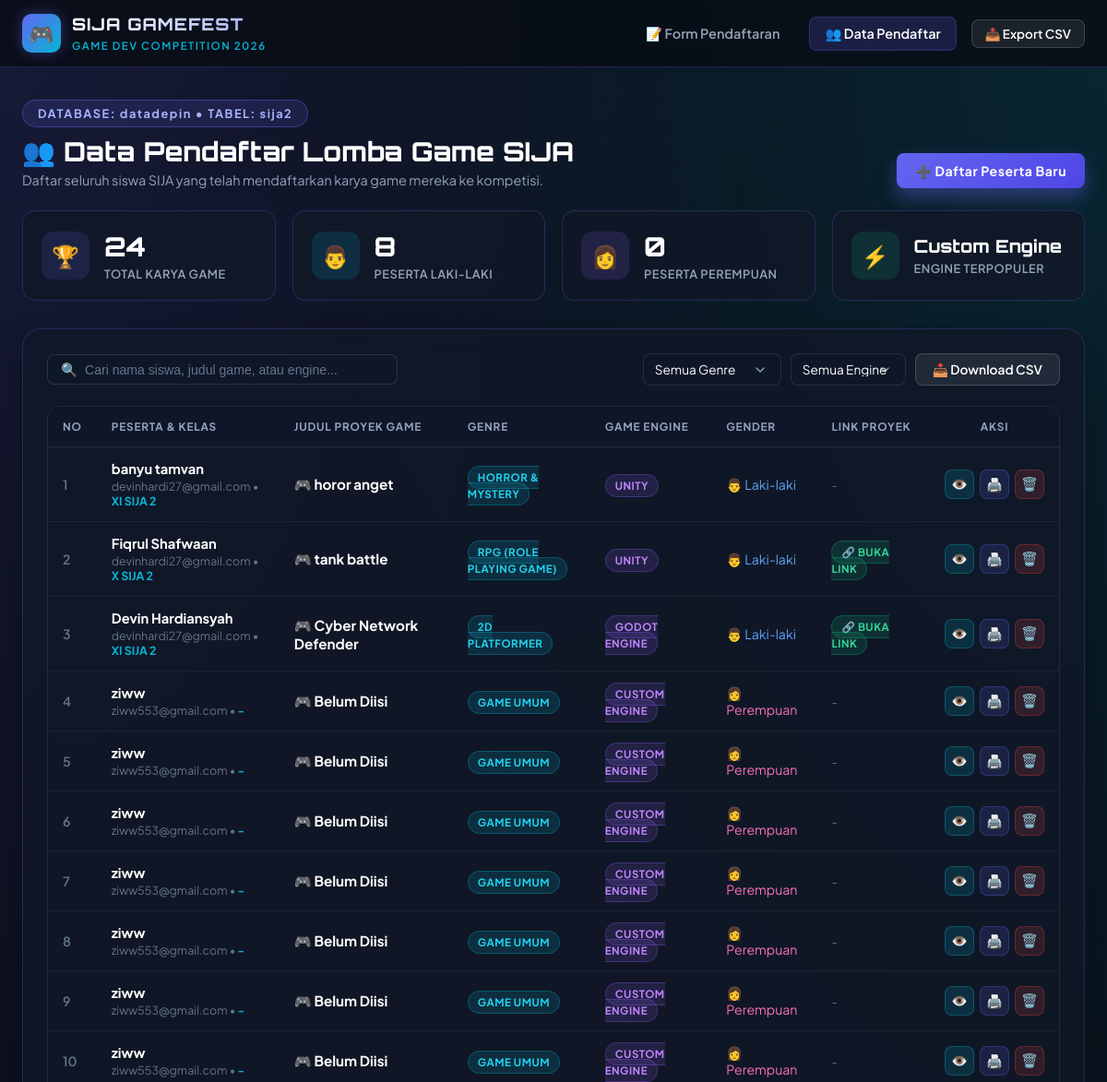
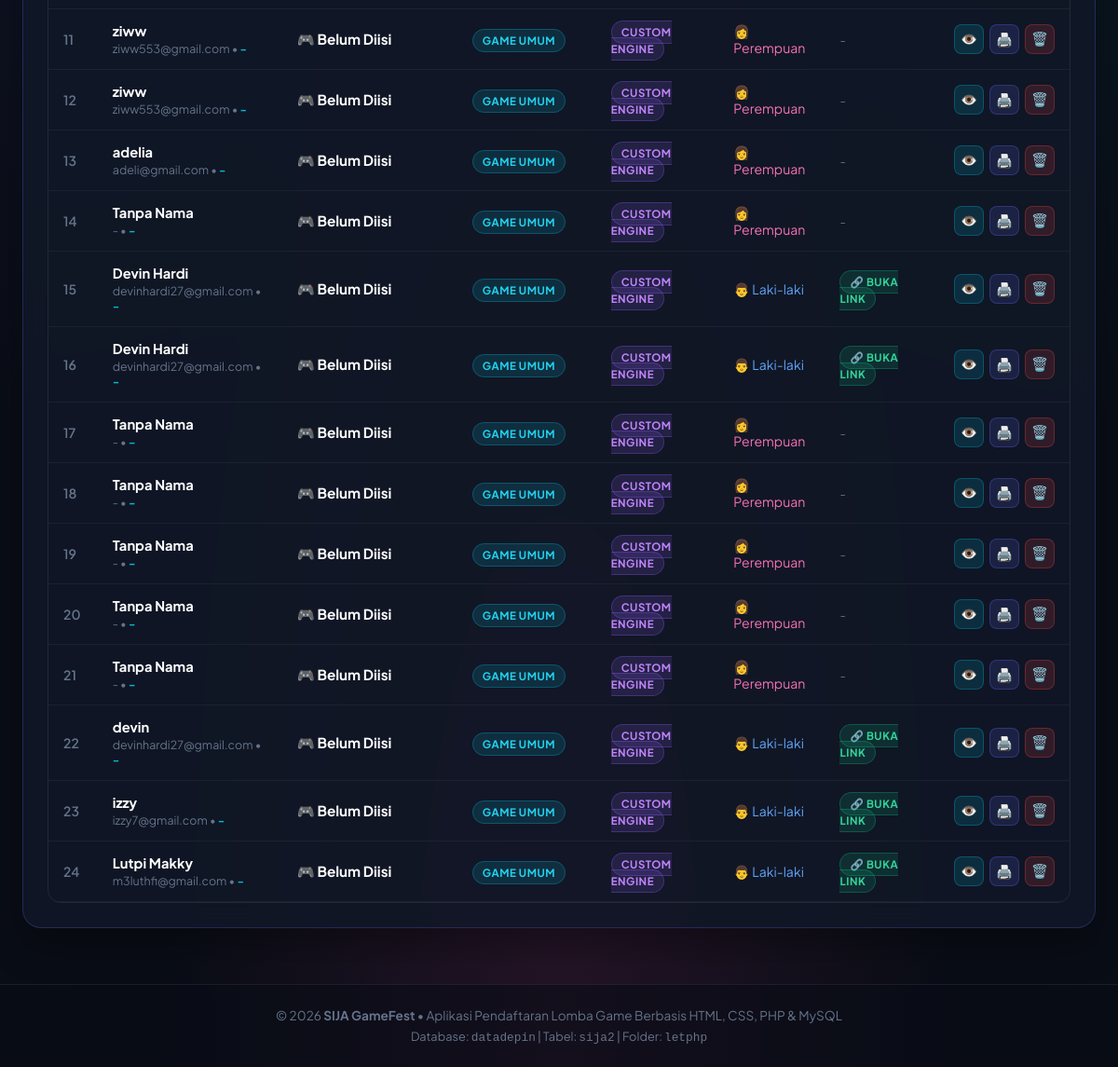
Page /pendaftaran/data_peserta.php on the committed database (2 pictures, top to bottom).
### tables this page shows
CREATE TABLE `sija2` (
  `NO` int(11) NOT NULL,
  `NAMA` varchar(100) NOT NULL,
  `EMAIL` varchar(100) NOT NULL,
  `WEBSITE` varchar(255) NOT NULL,
  `COMMENT` text NOT NULL,
  `GENDER` varchar(20) NOT NULL
);

### pendaftaran/koneksi.php (called while the page is built, shortened)
<?php
$db_host = "localhost";
$db_user = "root";
$db_pass = "";
$db_name = "datadepin";
try {
    $conn = @mysqli_connect($db_host, $db_user, $db_pass, $db_name);
    if ($conn) {
        $db_connected = true;
    } else {
        $db_error_message = mysqli_connect_error() ?: "Gagal terhubung ke MySQL di localhost.";
    }
} catch (Throwable $e) {
    $conn = null;
    $db_connected = false;
    $db_error_message = $e->getMessage();
}
function parseGameComment($rawComment) {
    $info = [
        'judul' => 'Belum Diisi',
        'kelas' => '-',
        'genre' => 'Game Umum',
        'engine' => 'Custom Engine',
        'platform' => 'PC / Web',
        'deskripsi' => $rawComment
    ];
    if (empty($rawComment)) {
        return $info;
    }
    if (preg_match('/\[JUDUL_GAME\]:\s*(.*?)(?=\n\[|$)/i', $rawComment, $m)) {
        $info['judul'] = trim($m[1]);
    }
    if (preg_match('/\[KELAS\]:\s*(.*?)(?=\n\[|$)/i', $rawComment, $m)) {
        $info['kelas'] = trim($m[1]);
    }
    if (preg_match('/\[GENRE\]:\s*(.*?)(?=\n\[|$)/i', $rawComment, $m)) {
        $info['genre'] = trim($m[1]);
    }
    if (preg_match('/\[ENGINE\]:\s*(.*?)(?=\n\[|$)/i', $rawComment, $m)) {
        $info['engine'] = trim($m[1]);
    }
    if (preg_match('/\[PLATFORM\]:\s*(.*?)(?=\n\[|$)/i', $rawComment, $m)) {
        $info['platform'] = trim($m[1]);
    }
    if (preg_match('/\[DESKRIPSI\]:\s*(.*)/is', $rawComment, $m)) {
        $info['deskripsi'] = trim($m[1]);
    }
    return $info;
}
?>

### pendaftaran/data_peserta.php (the view, shortened to what this page needs)
<?php
require_once 'koneksi.php';
$totalPeserta = 0;
$totalPria = 0;
$totalWanita = 0;
$engineCounts = [];
$pesertaList = [];
if ($db_connected && $conn) {
    $query = "SELECT * FROM sija2 ORDER BY NO DESC";
    $result = mysqli_query($conn, $query);
    if ($result) {
        while ($row = mysqli_fetch_assoc($result)) {
            $parsed = parseGameComment($row['COMMENT'] ?? '');
            $row['parsed_game'] = $parsed;
            $pesertaList[] = $row;
            $totalPeserta++;
            $g = strtolower($row['GENDER'] ?? '');
            if ($g === 'laki-laki' || $g === 'pria' || $g === 'male') {
                $totalPria++;
            } elseif ($g === 'perempuan' || $g === 'wanita' || $g === 'female') {
                $totalWanita++;
            }
            $eng = $parsed['engine'];
            if (!empty($eng) && $eng !== '-') {
                $engineCounts[$eng] = ($engineCounts[$eng] ?? 0) + 1;
            }
        }
    }
}
arsort($engineCounts);
$topEngine = !empty($engineCounts) ? array_key_first($engineCounts) : 'Godot Engine';
?>
<!DOCTYPE html>
<html lang="id">
<head>
    <link rel="stylesheet" href="style_css/style.css">
</head>
<body>
    <?php include 'navbar.php'; ?>
    <div class="container" style="padding-top: 35px;">
        <div style="display:flex; justify-content:space-between; align-items:flex-end; flex-wrap:wrap; gap:16px; margin-bottom:24px;">
            <div>
                <span class="hero-badge" style="margin-bottom: 8px;">DATABASE: datadepin &bull; TABEL: sija2</span>
                <h2 style="font-family:'Orbitron', sans-serif; font-size: 1.8rem; font-weight:800; color:#fff;">
                    👥 Data Pendaftar Lomba Game SIJA
                </h2>
                <p style="color:var(--text-muted); font-size:0.9rem; margin-top:4px;">
                    Daftar seluruh siswa SIJA yang telah mendaftarkan karya game mereka ke kompetisi.
                </p>
            </div>
            <div style="display:flex; gap:10px;">
                <a href="index.php" class="btn-submit" style="width:auto; padding:10px 20px; font-size:0.88rem; text-decoration:none;">
                    ➕ Daftar Peserta Baru
                </a>
            </div>
        </div>
        <div class="stats-grid">
            <div class="stat-box">
                <div class="stat-icon primary">🏆</div>
                <div class="stat-info">
                    <h3><?= $totalPeserta; ?></h3>
                    <p>Total Karya Game</p>
                </div>
            </div>
            <div class="stat-box">
                <div class="stat-icon cyan">👨</div>
                <div class="stat-info">
                    <h3><?= $totalPria; ?></h3>
                    <p>Peserta Laki-laki</p>
                </div>
            </div>
            <div class="stat-box">
                <div class="stat-icon purple">👩</div>
                <div class="stat-info">
                    <h3><?= $totalWanita; ?></h3>
                    <p>Peserta Perempuan</p>
                </div>
            </div>
            <div class="stat-box">
                <div class="stat-icon emerald">⚡</div>
                <div class="stat-info">
                    <h3 style="font-size:1.2rem;"><?= htmlspecialchars($topEngine); ?></h3>
                    <p>Engine Terpopuler</p>
                </div>
            </div>
        </div>
        <div class="glass-card" style="padding:26px;">
            <div class="data-toolbar">
                <div class="search-box">
                    <span>🔍</span>
                    <input type="text" id="tableSearch" placeholder="Cari nama siswa, judul game, atau engine...">
                </div>
                <div class="filter-group">
                    <select id="genreFilter" class="form-control no-icon" style="padding: 8px 12px; width:auto; font-size:0.85rem;">
                        <option value="">Semua Genre</option>
                    </select>
                    <select id="engineFilter" class="form-control no-icon" style="padding: 8px 12px; width:auto; font-size:0.85rem;">
                        <option value="">Semua Engine</option>
                    </select>
                    <a href="export_csv.php" class="btn-secondary" title="Download Excel/CSV Spreadsheet">
                        📥 Download CSV
                    </a>
                </div>
            </div>
            <div class="table-responsive">
                <table class="custom-table" id="pesertaTable">
                    <thead>
                        <tr>
                            <th style="width: 50px;">No</th>
                            <th>Peserta & Kelas</th>
                            <th>Judul Proyek Game</th>
                            <th>Genre</th>
                            <th>Game Engine</th>
                            <th>Gender</th>
                            <th>Link Proyek</th>
                            <th style="text-align:center; width: 130px;">Aksi</th>
                        </tr>
                    </thead>
                    <tbody>
                        <?php if (empty($pesertaList)): ?>
                            <tr>
                                <td colspan="8" style="text-align:center; padding: 40px; color:var(--text-dim);">
                                    Belum ada data pendaftar lomba game di tabel <code>sija2</code>.<br>
                                    <a href="index.php" style="color:var(--accent-cyan); text-decoration:none; font-weight:600; margin-top:10px; display:inline-block;">
                                        ➕ Masukkan Data Pendaftar Pertama
                                    </a>
                                </td>
                            </tr>
                        <?php else: ?>
                            <?php
                            $nomorUrut = 1;
                            foreach ($pesertaList as $row):
                                $game = $row['parsed_game'];
                                $rawName = !empty($row['NAMA']) ? $row['NAMA'] : (!empty($row['nama']) ? $row['nama'] : 'Tanpa Nama');
                                $rawEmail = !empty($row['EMAIL']) ? $row['EMAIL'] : (!empty($row['email']) ? $row['email'] : '-');
                                $rawWebsite = !empty($row['WEBSITE']) ? $row['WEBSITE'] : (!empty($row['website']) ? $row['website'] : '-');
                                $rawGender = !empty($row['GENDER']) ? $row['GENDER'] : (!empty($row['gender']) ? $row['gender'] : '-');
                                $rowId = $row['NO'] ?? $row['no'] ?? 0;
                            ?>
                                <tr class="data-row"
                                    data-genre="<?= htmlspecialchars($game['genre']); ?>"
                                    data-engine="<?= htmlspecialchars($game['engine']); ?>">
                                    <td style="color:var(--text-dim); font-weight:600;"><?= $nomorUrut++; ?></td>
                                    <td>
                                        <div class="table-user-cell">
                                            <span class="table-user-name"><?= htmlspecialchars($rawName); ?></span>
                                            <span class="table-user-email">
                                                <?= htmlspecialchars($rawEmail); ?> • <strong style="color:var(--accent-cyan);"><?= htmlspecialchars($game['kelas']); ?></strong>
                                            </span>
                                        </div>
                                    </td>
                                    <td>
                                        <strong style="color:#fff; font-size:0.95rem;">
                                            🎮 <?= htmlspecialchars($game['judul']); ?>
                                        </strong>
                                    </td>
                                    <td>
                                        <span class="badge-tag cyan">
                                            <?= htmlspecialchars($game['genre']); ?>
                                        </span>
                                    </td>
                                    <td>
                                        <span class="badge-tag purple">
                                            <?= htmlspecialchars($game['engine']); ?>
                                        </span>
                                    </td>
                                    <td>
                                        <?php if (stripos($rawGender, 'pria') !== false || stripos($rawGender, 'laki') !== false || stripos($rawGender, 'male') !== false): ?>
                                            <span style="color:#60a5fa;">👨 Laki-laki</span>
                                        <?php else: ?>
                                            <span style="color:#f472b6;">👩 Perempuan</span>
                                        <?php endif; ?>
                                    </td>
                                    <td>
                                        <?php if (!empty($rawWebsite) && $rawWebsite !== '-'): ?>
                                            <a href="<?= (strpos($rawWebsite, 'http') === 0) ? htmlspecialchars($rawWebsite) : 'https://' . htmlspecialchars($rawWebsite); ?>"
                                               target="_blank" class="badge-tag emerald" style="text-decoration:none;">
                                                🔗 Buka Link
                                            </a>
                                        <?php else: ?>
                                            <span style="color:var(--text-dim); font-size:0.8rem;">-</span>
                                        <?php endif; ?>
                                    </td>
                                    <td style="text-align:center;">
                                        <div class="action-btns" style="justify-content:center;">
                                            <button type="button" class="btn-icon-action btn-icon-view" title="Lihat Detail Game"
                                                    onclick="showDetailModal(
                                                        '<?= addslashes(htmlspecialchars($rawName)); ?>',
                                                        '<?= addslashes(htmlspecialchars($game['judul'])); ?>',
                                                        '<?= addslashes(htmlspecialchars($game['kelas'])); ?>',
                                                        '<?= addslashes(htmlspecialchars($game['genre'])); ?>',
                                                        '<?= addslashes(htmlspecialchars($game['engine'])); ?>',
                                                        '<?= addslashes(htmlspecialchars($game['platform'])); ?>',
                                                        '<?= addslashes(htmlspecialchars($rawWebsite)); ?>',
                                                        '<?= addslashes(htmlspecialchars($game['deskripsi'])); ?>'
                                                    )">
                                                👁️
                                            </button>
                                            <a href="cetak_kartu.php?id=<?= $rowId; ?>" target="_blank" class="btn-icon-action btn-icon-print" title="Cetak Kartu Tanda Peserta">
                                                🖨️
                                            </a>
                                            <button type="button" class="btn-icon-action btn-icon-delete" title="Hapus Data Peserta"
                                                    onclick="confirmDelete(<?= $rowId; ?>, '<?= addslashes(htmlspecialchars($rawName)); ?>')">
                                                🗑️
                                            </button>
                                        </div>
                                    </td>
                                </tr>
                            <?php endforeach; ?>
                        <?php endif; ?>
                    </tbody>
                </table>
            </div>
        </div>
    </div>
    <footer>
        <div class="container" style="padding-bottom:0;">
            <p>© 2026 <strong>SIJA GameFest</strong> • Aplikasi Pendaftaran Lomba Game Berbasis HTML, CSS, PHP & MySQL</p>
            <p style="margin-top: 6px; font-size: 0.8rem;">Database: <code>datadepin</code> | Tabel: <code>sija2</code> | Folder: <code>letphp</code></p>
        </div>
    </footer>
</body>
</html>

### pendaftaran/navbar.php
<?php
$currentPage = basename($_SERVER['PHP_SELF']);
?>
<nav class="navbar">
    <div class="nav-container">
        <a href="index.php" class="brand-logo">
            <div class="brand-icon">🎮</div>
            <div class="brand-text">
                <h1>SIJA GAMEFEST</h1>
                <span>Game Dev Competition 2026</span>
            </div>
        </a>
        <ul class="nav-menu">
            <li>
                <a href="index.php" class="nav-link <?= ($currentPage == 'index.php') ? 'active' : '' ?>">
                    📝 Form Pendaftaran
                </a>
            </li>
            <li>
                <a href="data_peserta.php" class="nav-link <?= ($currentPage == 'data_peserta.php') ? 'active' : '' ?>">
                    👥 Data Pendaftar
                </a>
            </li>
            <li>
                <a href="export_csv.php" class="nav-link btn-secondary" style="padding: 6px 14px; font-size: 0.84rem;">
                    📥 Export CSV
                </a>
            </li>
        </ul>
    </div>
</nav>

### rows in the picture
sija2: NAMA "banyu tamvan", EMAIL "devinhardi27@gmail.com", kelas "XI SIJA 2", judul "horor anget", genre "HORROR & MYSTERY", engine "UNITY", GENDER "👨 Laki-laki"
sija2: NAMA "Fiqrul Shafwaan", EMAIL "devinhardi27@gmail.com", kelas "X SIJA 2", judul "tank battle", genre "RPG (ROLE PLAYING GAME)", engine "UNITY", GENDER "👨 Laki-laki"
sija2: NAMA "Devin Hardiansyah", EMAIL "devinhardi27@gmail.com", kelas "XI SIJA 2", judul "Cyber Network Defender", genre "2D PLATFORMER", engine "GODOT ENGINE", GENDER "👨 Laki-laki"
sija2: NAMA "ziww", EMAIL "ziww553@gmail.com", kelas "-", judul "Belum Diisi", genre "GAME UMUM", engine "CUSTOM ENGINE", GENDER "👩 Perempuan"
sija2: NAMA "ziww", EMAIL "ziww553@gmail.com", kelas "-", judul "Belum Diisi", genre "GAME UMUM", engine "CUSTOM ENGINE", GENDER "👩 Perempuan"
sija2: NAMA "ziww", EMAIL "ziww553@gmail.com", kelas "-", judul "Belum Diisi", genre "GAME UMUM", engine "CUSTOM ENGINE", GENDER "👩 Perempuan"
sija2: NAMA "ziww", EMAIL "ziww553@gmail.com", kelas "-", judul "Belum Diisi", genre "GAME UMUM", engine "CUSTOM ENGINE", GENDER "👩 Perempuan"
sija2: NAMA "ziww", EMAIL "ziww553@gmail.com", kelas "-", judul "Belum Diisi", genre "GAME UMUM", engine "CUSTOM ENGINE", GENDER "👩 Perempuan"
sija2: NAMA "ziww", EMAIL "ziww553@gmail.com", kelas "-", judul "Belum Diisi", genre "GAME UMUM", engine "CUSTOM ENGINE", GENDER "👩 Perempuan"
sija2: NAMA "ziww", EMAIL "ziww553@gmail.com", kelas "-", judul "Belum Diisi", genre "GAME UMUM", engine "CUSTOM ENGINE", GENDER "👩 Perempuan"
sija2: NAMA "ziww", EMAIL "ziww553@gmail.com", kelas "-", judul "Belum Diisi", genre "GAME UMUM", engine "CUSTOM ENGINE", GENDER "👩 Perempuan"
sija2: NAMA "ziww", EMAIL "ziww553@gmail.com", kelas "-", judul "Belum Diisi", genre "GAME UMUM", engine "CUSTOM ENGINE", GENDER "👩 Perempuan"
sija2: NAMA "adelia", EMAIL "adeli@gmail.com", kelas "-", judul "Belum Diisi", genre "GAME UMUM", engine "CUSTOM ENGINE", GENDER "👩 Perempuan"
sija2: NAMA "Devin Hardi", EMAIL "devinhardi27@gmail.com", kelas "-", judul "Belum Diisi", genre "GAME UMUM", engine "CUSTOM ENGINE", GENDER "👨 Laki-laki"
sija2: NAMA "Devin Hardi", EMAIL "devinhardi27@gmail.com", kelas "-", judul "Belum Diisi", genre "GAME UMUM", engine "CUSTOM ENGINE", GENDER "👨 Laki-laki"
sija2: NAMA "devin", EMAIL "devinhardi27@gmail.com", kelas "-", judul "Belum Diisi", genre "GAME UMUM", engine "CUSTOM ENGINE", GENDER "👨 Laki-laki"
sija2: NAMA "izzy", EMAIL "izzy7@gmail.com", kelas "-", judul "Belum Diisi", genre "GAME UMUM", engine "CUSTOM ENGINE", GENDER "👨 Laki-laki"
sija2: NAMA "Lutpi Makky", EMAIL "m3luthfi@gmail.com", kelas "-", judul "Belum Diisi", genre "GAME UMUM", engine "CUSTOM ENGINE", GENDER "👨 Laki-laki"

### other values in the picture
$totalPeserta "24"
$totalPria "8"
$totalWanita "0"
$topEngine "Custom Engine"
$rawName "Tanpa Nama"
$rawEmail "-"
$game['kelas'] "-"
$game['judul'] "Belum Diisi"
$game['genre'] "GAME UMUM"
$game['engine'] "CUSTOM ENGINE"
